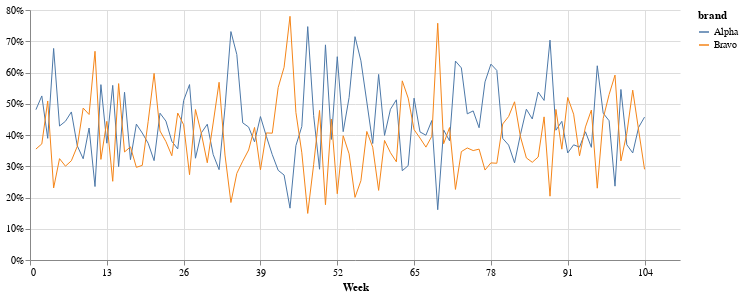

The cell this chart's notebook holds for it:
### Code cell
pct_volume_plot = (
    weekly_vol_summary('All', grocery_lf)
    .group_by('week')
    .agg(
        pl.col('Weekly Volume').sum().alias('Total Weekly Volume')
    )
    .join(
        other=weekly_vol_summary(['Alpha', 'Bravo'], grocery_lf),
        on='week',
    )
    .filter(
        (pl.col('brand').is_in(['Alpha', 'Bravo']))
    )
    .with_columns(
        # compute brand wise % of total volume sale
        (pl.col('Weekly Volume') / pl.col('Total Weekly Volume')).alias('pct_volume')
    )
).collect()

weekly_plot(dataframe=pct_volume_plot, 
            y='pct_volume', 
            color='brand', 
            title="", 
            y_axis_label="", 
            pct=True, 
            legend=True)

### Figure 1 — Vega-Lite specification as saved in the notebook (floating-point values rounded to 4 significant figures; data arrays with more than 128 entries replaced by an {"elided": "..."} marker saying what was removed)
{"$schema": "https://vega.github.io/schema/vega-lite/v5.20.1.json", "config": {"axisY": {}, "view": {"continuousHeight": 300, "continuousWidth": 300, "stroke": null}}, "data": {"name": "data-645a9cbaae45b3bb699e01ff179f71ca"}, "datasets": {"data-645a9cbaae45b3bb699e01ff179f71ca": {"elided": "208 records"}}, "encoding": {"color": {"field": "brand", "legend": {"title": "brand"}, "type": "nominal"}, "x": {"axis": {"labelExpr": "datum.value", "title": "Week", "values": [0, 13, 26, 39, 52, 65, 78, 91, 104]}, "field": "week", "type": "quantitative"}, "y": {"axis": {"format": ",.0%"}, "field": "pct_volume", "title": "", "type": "quantitative"}}, "height": 250, "mark": {"strokeWidth": 1, "type": "line"}, "title": "", "width": 650}
